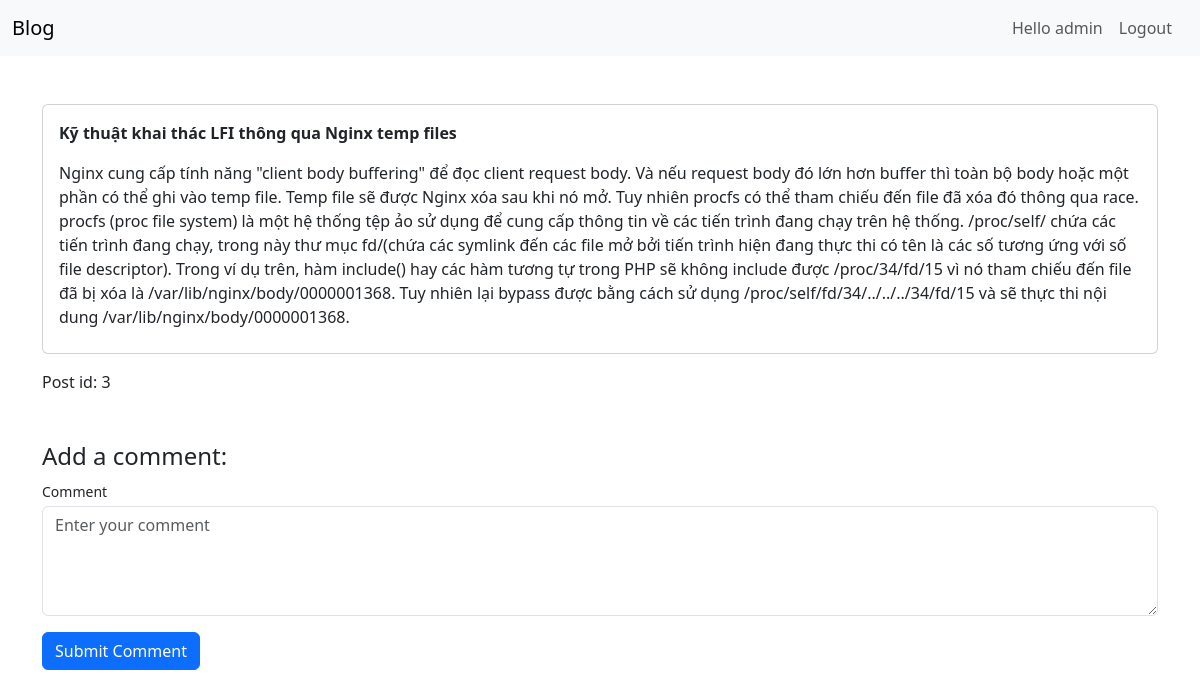
Page /view.php?id=3 (signed in) on the committed database.
### tables this page shows
CREATE TABLE `posts` (
  `id` int NOT NULL AUTO_INCREMENT,
  `title` varchar(50) NOT NULL,
  `content` text NOT NULL,
  `authorid` int NOT NULL,
  PRIMARY KEY (`id`),
  KEY `ForeignKey` (`authorid`),
  CONSTRAINT `ForeignKey` FOREIGN KEY (`authorid`) REFERENCES `users` (`id`)
);

### view.php (the view, shortened to what this page needs)
<!DOCTYPE html>
<html lang="en">
<head>
    <link href="https://cdn.jsdelivr.net/npm/bootstrap@5.3.2/dist/css/bootstrap.min.css" rel="stylesheet">
</head>
<body>
<?php
    include_once 'nav.php';
    include_once 'dbconnect.php';
    $postId = $_GET['id'];
    $stmt = $conn->prepare("SELECT * FROM posts WHERE id = ?");
    $stmt->bind_param("i", $postId);
    $stmt->execute();
    $result = $stmt->get_result();
    if ($result->num_rows > 0) {
        while ($row = $result->fetch_assoc()) {?>
    <div class="container mt-5">
        <div class="mb-3">
            <div class="card">
                <div class="card-body">
                    <p class="card-text"><b><?=$row['title']?></b></p>
                    <p class="card-title"><?=$row['content']?></p>
                </div>
            </div>
        </div>
        <?php
        }
    }?>
    <div id="postid" class=""></div>
    </div>
<div class="container mt-5">
 <h4>Add a comment:</h4>
    <form action="" method="POST">
        <div class="mb-3">
            <label class="small mb-1" for="comment">Comment</label>
            <textarea  class="form-control" id="comment" name="comment" rows="4" placeholder="Enter your comment"></textarea>
        </div>
        <button class="btn btn-primary" type="submit">Submit Comment</button>
    </form>
</div>
</body>
</html>

### rows in the picture
posts: title "Kỹ thuật khai thác LFI thông qua Nginx temp files", content "Nginx cung cấp tính năng \"client body buffering\" để đọc client request body. Và nếu request body đó lớn hơn buffer thì toàn bộ body hoặc một phần có thể ghi vào temp file. Temp file sẽ được Nginx xóa sau khi nó mở. Tuy nhiên procfs có thể tham chiếu đến file đã xóa đó thông qua race. procfs (proc file system) là một hệ thống tệp ảo sử dụng để cung cấp thông tin về các tiến trình đang chạy trên hệ thống. /proc/self/ chứa các tiến trình đang chạy, trong này thư mục fd/(chứa các symlink đến các file mở bởi tiến trình hiện đang thực thi có tên là các số tương ứng với số file descriptor). Trong ví dụ trên, hàm include() hay các hàm tương tự trong PHP sẽ không include được /proc/34/fd/15 vì nó…"

### other values in the picture
$_SESSION['username'] "admin"
